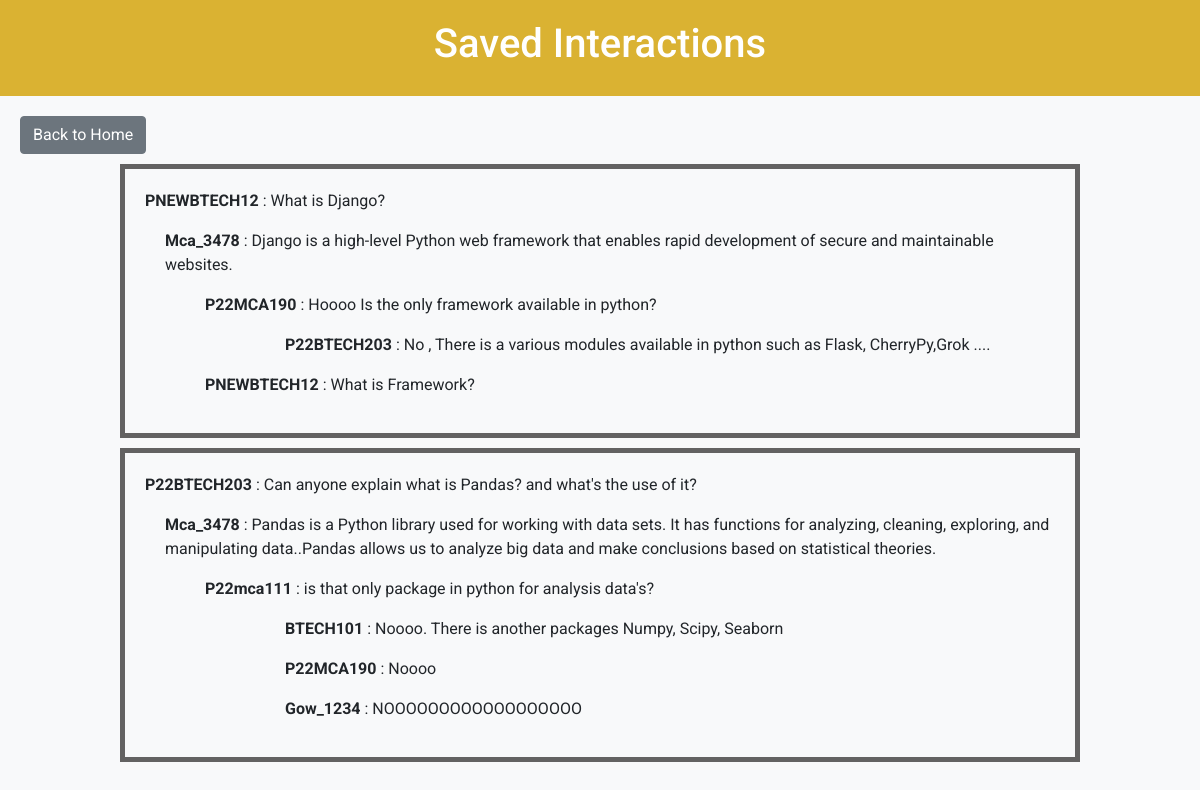
Screenshot of /Saved_Items_List (signed in) with the database file from the repository.
### Ed_Core/models.py (models this page shows, shortened)
class Student_Registration(models.Model):
    name=models.CharField(max_length=30)
    mobile=models.CharField(max_length=10)
    email=models.EmailField(max_length=50)
    username=models.CharField(max_length=20,primary_key=True)
    course=models.CharField(max_length=5)
    passkey=models.CharField(max_length=20)
    def __str__(self):
        return self.username

class Question(models.Model):
    question_id=models.BigAutoField(primary_key=True)
    username=models.ForeignKey(Student_Registration,on_delete=models.CASCADE)
    quesiton=models.CharField(max_length=100)

class Login_Info(models.Model):
    username=models.CharField(max_length=20,primary_key=True)
    password=models.CharField(max_length=20)
    def __str__(self):
        return self.username

class Answer(models.Model):
    question_id=models.ForeignKey(Question,on_delete=models.CASCADE)
    answer=models.CharField(max_length=500)
    username=models.ForeignKey(Login_Info,on_delete=models.CASCADE)

class Commend(models.Model):
    answer_id=models.ForeignKey(Answer,on_delete=models.CASCADE)
    command=models.CharField(max_length=500)
    username=models.ForeignKey(Login_Info,on_delete=models.CASCADE)

class Reply(models.Model):
    command_id=models.ForeignKey(Commend,on_delete=models.CASCADE)
    reply=models.CharField(max_length=500)
    username=models.ForeignKey(Login_Info,on_delete=models.CASCADE)

### Ed_Core/views.py (the view)
# urls.py: path('Saved_Items_List',views.Saved_Items_List,name="Saved_Items_List"),
def Saved_Items_List(request):
    sesssion_username = request.session.get('username')
    print(sesssion_username)
    sa_ques_obj=Saved_Items.objects.filter(username=sesssion_username)
    print("Hello")
    print(sa_ques_obj)
    ques=[]
    for ins in sa_ques_obj:
         ques.append(ins.question_id)
         print(ins.question_id)
    def feed():
                        questions = Question.objects.all()
                        data = []
                        for ins in questions :
                            if ins in ques:
                              print("it's Here")
                              print(ins)
                              question_data = {
                                   'username': ins.username,
                                     'question': ins.quesiton,
                                     'question_id':ins.question_id,
                                     'answers': []}
                              answers = Answer.objects.filter(question_id=ins.question_id)
                              for a in answers:
                                answer_data = {
                                    'username': a.username,
                                     'answer': a.answer,
                                      'comments': []}
                                comments = Commend.objects.filter(answer_id=a.id)
                                for c in comments:
                                      comment_data = {
                                        'username': c.username,
                                        'comment': c.command,
                                        'replies': []}
                                      replies = Reply.objects.filter(command_id=c.id)
                                      for r in replies:
                                          reply_data = {
                                             'username': r.username,
                                             'reply': r.reply}
                                          comment_data['replies'].append(reply_data)
                                      answer_data['comments'].append(comment_data)
                                question_data['answers'].append(answer_data)
                              data.append(question_data)
                        return data
    val=feed()
    return render(request, 'Saved_Items.html', {'data': val})

### templates/Saved_Items.html (shortened to what this page needs)
<!DOCTYPE html>
<html lang="en">
<head>
  <link rel="stylesheet" href="https://stackpath.bootstrapcdn.com/bootstrap/4.5.2/css/bootstrap.min.css">
</head>
<body>
  <div class="title-container">
    <h1>Saved Interactions</h1>
  </div>
  <div class="back">
    <a href="{% url 'BacktoHome' %}" class="btn btn-secondary back-button">Back to Home</a>
  </div>
  <div class="feed_container">
    {% for question in data %}
    <div class="question-container">
        <p><b>{{ question.username }} </b>: {{ question.question }} </p>
        {% for answer in question.answers %}
            <div class="answer-container">
                <p><b>{{ answer.username }} </b>: {{ answer.answer }}   </p>
                {% for comment in answer.comments %}
                    <div class="comment-container">
                        <p><b>{{ comment.username }} </b>: {{ comment.comment }}</p>
                        {% for reply in comment.replies %}
                            <div class="reply-container">
                                <p><b>{{ reply.username }} </b>: {{ reply.reply }}</p>
                            </div>
                        {% endfor %}
                    </div>
                {% endfor %}
            </div>
        {% endfor %}
    </div>
    {% endfor %}
</div>
  </body>
</html>

### templates/Saved_Items.html (style rules this page uses)
body { font-family: 'Roboto', sans-serif; margin: 0; padding: 0; background-color: #f8f9fa; }
.title-container { text-align: center; padding: 20px 0; background-color: #dab232; color: white; }
.back { margin-top: 20px; margin-left: 20px; }
.question-container { width: 80%; margin: 0 auto; position: relative; margin-top: 10px; border: 5px solid #636262; padding: 20px; box-sizing: border-box; }
.answer-container { margin-left: 20px; }
.comment-container { margin-left: 40px; }
.reply-container { margin-left: 80px; }
.question-container { width: 80%; margin: 0 auto; margin-top: 10px; border: 5px solid #636262; position: relative; padding: 20px; box-sizing: border-box; }

### rows the page displays
Student_Registration: username "PNEWBTECH12", question "What is Django?"
Login_Info: username "Mca_3478", answer "Django is a high-level Python web framework that enables rapid development of secure and maintainable websites.", answer "Pandas is a Python library used for working with data sets. It has functions for analyzing, cleaning, exploring, and manipulating data..Pandas allows us to analyze big data and make conclusions based on statistical theories."
Login_Info: username "P22MCA190", comment "Hoooo Is the only framework available in python?", reply "Noooo"
Login_Info: username "P22BTECH203", reply "No , There is a various modules available in python such as Flask, CherryPy,Grok ...."
Login_Info: username "PNEWBTECH12", comment "What is Framework?"
Student_Registration: username "P22BTECH203", question "Can anyone explain what is Pandas? and what's the use of it?"
Login_Info: username "P22mca111", comment "is that only package in python for analysis data's?"
Login_Info: username "BTECH101", reply "Noooo. There is another packages Numpy, Scipy, Seaborn"
Login_Info: username "Gow_1234", reply "NOOOOOOOOOOOOOOOOOO"
